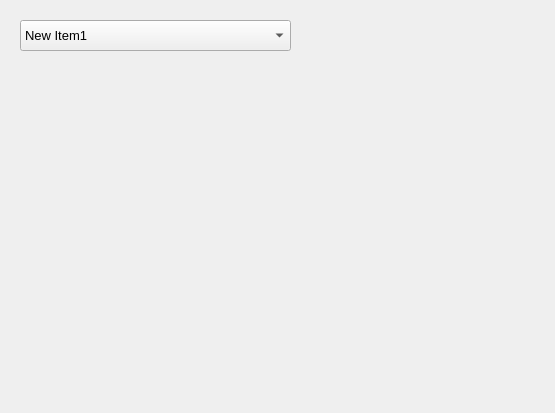
<?xml version="1.0" encoding="UTF-8"?>
<ui version="4.0">
 <class>Form</class>
 <widget class="QWidget" name="Form">
  <property name="geometry">
   <rect>
    <x>0</x>
    <y>0</y>
    <width>555</width>
    <height>413</height>
   </rect>
  </property>
  <property name="windowTitle">
   <string>Form</string>
  </property>
  <widget class="QComboBox" name="comboBox">
   <property name="geometry">
    <rect>
     <x>20</x>
     <y>20</y>
     <width>271</width>
     <height>31</height>
    </rect>
   </property>
   <property name="font">
    <font>
     <pointsize>10</pointsize>
    </font>
   </property>
   <property name="iconSize">
    <size>
     <width>16</width>
     <height>16</height>
    </size>
   </property>
   <item>
    <property name="text">
     <string>New Item1</string>
    </property>
   </item>
   <item>
    <property name="text">
     <string>New Item2</string>
    </property>
   </item>
   <item>
    <property name="text">
     <string>New Item3</string>
    </property>
   </item>
  </widget>
 </widget>
 <resources/>
 <connections/>
</ui>
